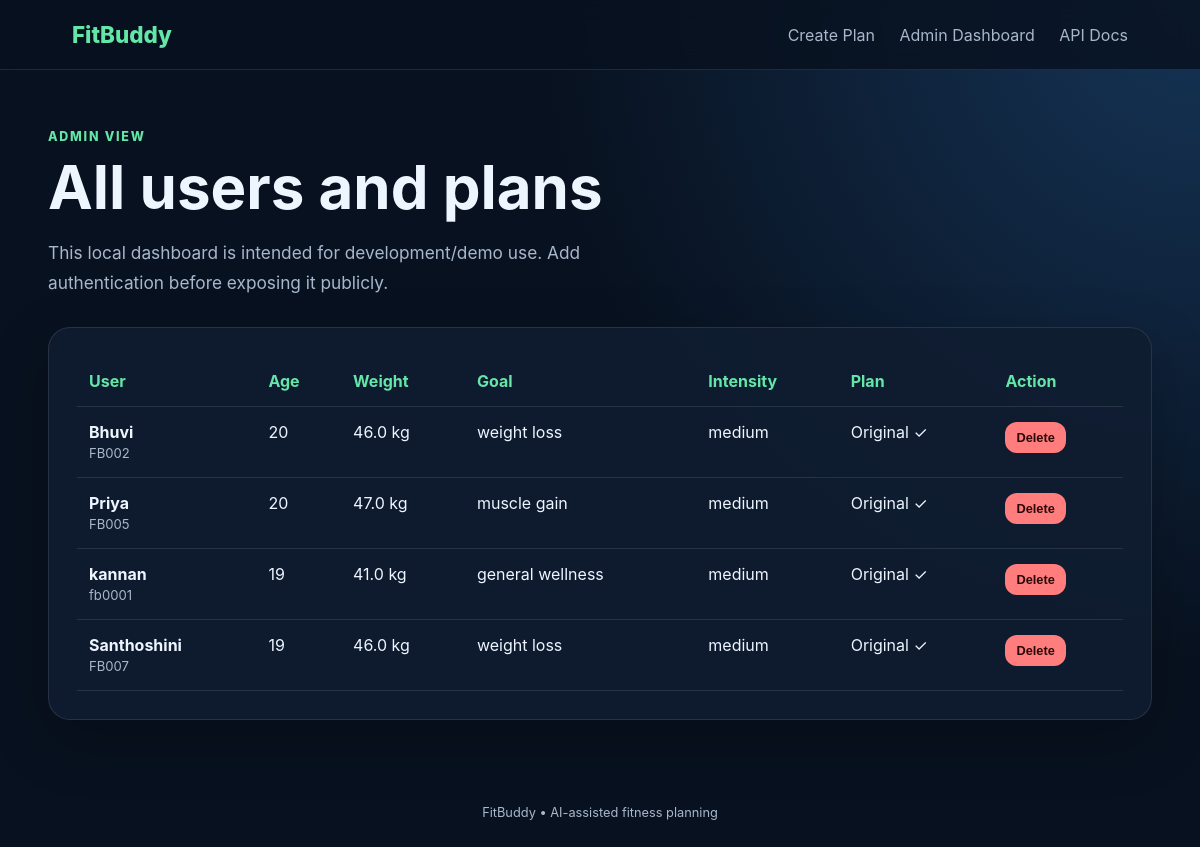
Screenshot of /view-all-users with the database file from the repository.
### app/models.py (models this page shows)
class User(Base):
    __tablename__ = "users"
    id: Mapped[int] = mapped_column(Integer, primary_key=True, index=True)
    user_id: Mapped[str] = mapped_column(String(80), unique=True, index=True, nullable=False)
    username: Mapped[str] = mapped_column(String(120), nullable=False)
    age: Mapped[int] = mapped_column(Integer, nullable=False)
    weight: Mapped[float] = mapped_column(Float, nullable=False)
    goal: Mapped[str] = mapped_column(String(50), nullable=False)
    intensity: Mapped[str] = mapped_column(String(20), nullable=False)
    created_at: Mapped[datetime] = mapped_column(
        DateTime, default=lambda: datetime.now(timezone.utc), nullable=False
    )
    plan: Mapped["WorkoutPlan | None"] = relationship(
        back_populates="user", cascade="all, delete-orphan", uselist=False
    )

### app/routes.py (the view)
@router.get("/view-all-users", response_class=HTMLResponse)
def view_all_users(request: Request, db: Session = Depends(get_db)):
    users = db.scalars(select(User).order_by(User.created_at.desc())).all()
    return templates.TemplateResponse(
        request=request,
        name="all_users.html",
        context={"users": users},
    )

### templates/all_users.html (shortened to what this page needs)
{% extends "base.html" %}
{% block content %}
<section class="page-heading">
    <span class="eyebrow">ADMIN VIEW</span>
    <h1>All users and plans</h1>
    <p>This local dashboard is intended for development/demo use. Add authentication before exposing it publicly.</p>
</section>
<div class="table-wrap card">
<table>
    <thead>
        <tr>
            <th>User</th><th>Age</th><th>Weight</th><th>Goal</th><th>Intensity</th><th>Plan</th><th>Action</th>
        </tr>
    </thead>
    <tbody>
    {% for user in users %}
        <tr>
            <td><strong>{{ user.username }}</strong><br><span class="muted">{{ user.user_id }}</span></td>
            <td>{{ user.age }}</td>
            <td>{{ user.weight }} kg</td>
            <td>{{ user.goal }}</td>
            <td>{{ user.intensity }}</td>
            <td>
                {% if user.plan %}
                    Original ✓
                {% else %}None{% endif %}
            </td>
            <td>
                <form action="/delete-user/{{ user.user_id }}" method="post" onsubmit="return confirm('Delete this user and plan?')">
                    <button class="danger small-button" type="submit">Delete</button>
                </form>
            </td>
        </tr>
    {% else %}
        <tr><td colspan="7">No users yet.</td></tr>
    {% endfor %}
    </tbody>
</table>
</div>
{% endblock %}

### templates/base.html (shortened to what this page needs)
<!DOCTYPE html>
<html lang="en">
<head>
    <link rel="stylesheet" href="{{ url_for('static', path='css/style.css') }}">
</head>
<body>
<nav class="nav">
    <a class="brand" href="/">FitBuddy</a>
    <div>
        <a href="/">Create Plan</a>
        <a href="/view-all-users">Admin Dashboard</a>
        <a href="/docs">API Docs</a>
    </div>
</nav>
<main class="container">
    {% block content %}{% endblock %}
</main>
<footer>FitBuddy • AI-assisted fitness planning</footer>
</body>
</html>

### static/css/style.css (style rules this page uses)
:root { --bg: #08111f; --panel: #101d31; --panel-2: #15253d; --text: #edf5ff; --muted: #a8b7cb; --accent: #64e6a8; --accent-2: #7bc7ff; --danger: #ff7d7d; --border: rgba(255,255,255,.1); }
* { box-sizing: border-box; }
body { margin: 0; font-family: Inter, system-ui, -apple-system, BlinkMacSystemFont, "Segoe UI", sans-serif; background: radial-gradient(circle at top right, #153456 0, var(--bg) 45%); color: var(--text); min-height: 100vh; }
.nav { height: 70px; padding: 0 6%; display: flex; align-items: center; justify-content: space-between; border-bottom: 1px solid var(--border); background: rgba(8,17,31,.8); backdrop-filter: blur(10px); }
.nav a { color: var(--muted); text-decoration: none; margin-left: 20px; }
.nav .brand { color: var(--accent); font-size: 1.4rem; font-weight: 800; margin: 0; }
.container { width: min(1120px, 92%); margin: 0 auto; padding: 55px 0; }
.hero h1, .page-heading h1 { font-size: clamp(2.3rem, 6vw, 4.5rem); line-height: 1.02; margin: 12px 0 20px; }
.hero-copy p, .page-heading p { color: var(--muted); font-size: 1.08rem; line-height: 1.7; max-width: 650px; }
.eyebrow { color: var(--accent); font-weight: 800; letter-spacing: .14em; font-size: .78rem; }
.card { background: rgba(16,29,49,.9); border: 1px solid var(--border); border-radius: 22px; padding: 28px; box-shadow: 0 20px 60px rgba(0,0,0,.22); }
button, .button-link { display: inline-block; border: 0; border-radius: 12px; padding: 13px 18px; background: var(--accent); color: #052016; font-weight: 800; cursor: pointer; text-decoration: none; }
.page-heading { margin-bottom: 30px; }
.page-heading h1 { font-size: clamp(2.3rem, 5vw, 4rem); }
.table-wrap { overflow-x: auto; }
table { width: 100%; border-collapse: collapse; min-width: 850px; }
th, td { text-align: left; padding: 15px 12px; border-bottom: 1px solid var(--border); vertical-align: top; }
th { color: var(--accent); }
.muted { color: var(--muted); font-size: .82rem; }
.danger { background: var(--danger); color: #2b0808; }
.small-button { padding: 8px 11px; font-size: .8rem; }
footer { text-align: center; padding: 30px; color: var(--muted); font-size: .8rem; }

### rows the page displays
User: username "Bhuvi", user_id "FB002", age "20", weight "46.0", goal "weight loss", intensity "medium"
User: username "Priya", user_id "FB005", age "20", weight "47.0", goal "muscle gain", intensity "medium"
User: username "kannan", user_id "fb0001", age "19", weight "41.0", goal "general wellness", intensity "medium"
User: username "Santhoshini", user_id "FB007", age "19", weight "46.0", goal "weight loss", intensity "medium"
